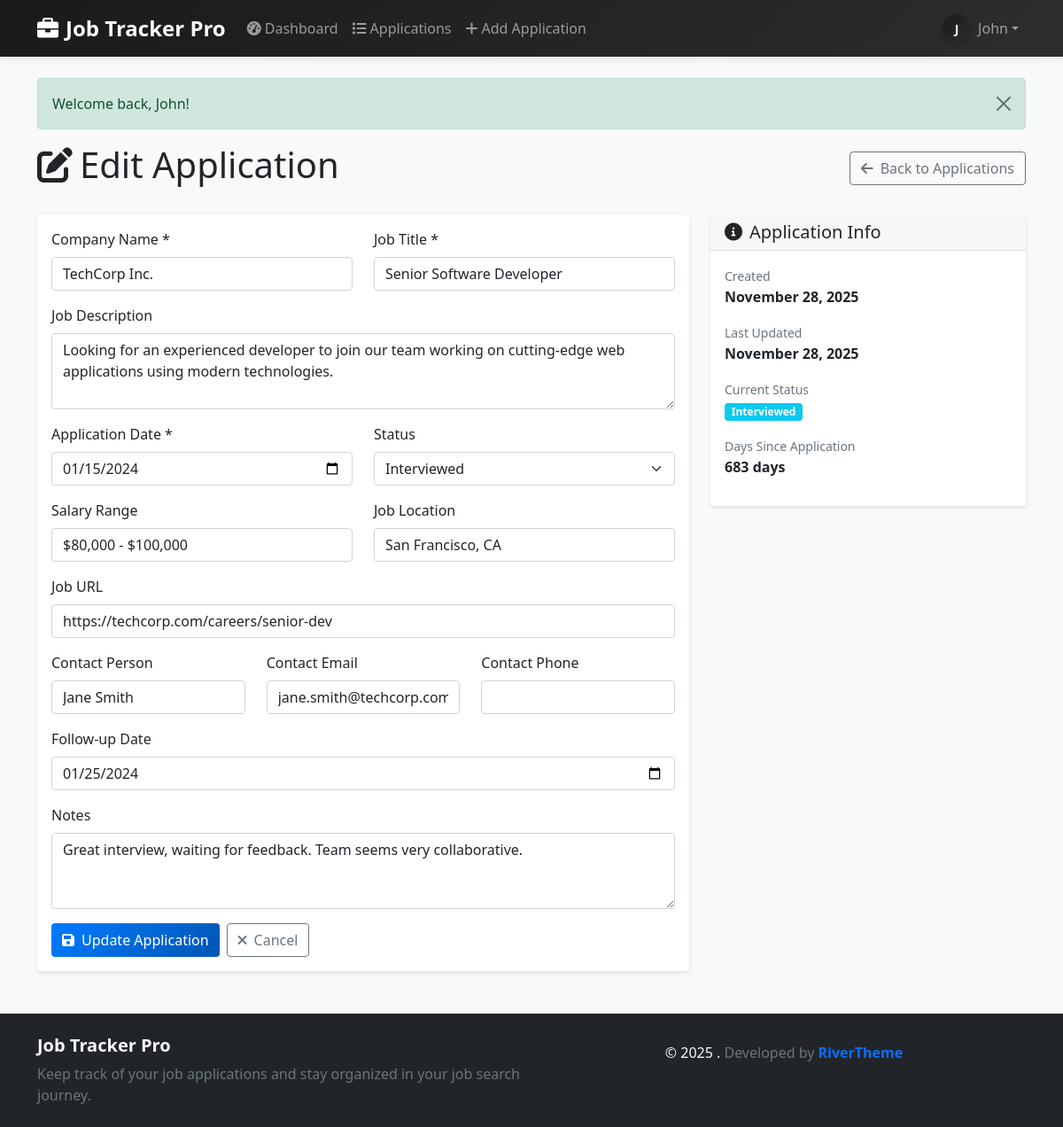
The app's page /edit_application.php?id=1 (signed in) with its own data.
### tables this page shows
CREATE TABLE IF NOT EXISTS users (
    id INT AUTO_INCREMENT PRIMARY KEY,
    username VARCHAR(50) UNIQUE NOT NULL,
    email VARCHAR(100) UNIQUE NOT NULL,
    password_hash VARCHAR(255) NOT NULL,
    first_name VARCHAR(50) NOT NULL,
    last_name VARCHAR(50) NOT NULL,
    created_at TIMESTAMP DEFAULT CURRENT_TIMESTAMP,
    updated_at TIMESTAMP DEFAULT CURRENT_TIMESTAMP ON UPDATE CURRENT_TIMESTAMP
);

CREATE TABLE IF NOT EXISTS job_applications (
    id INT AUTO_INCREMENT PRIMARY KEY,
    user_id INT NOT NULL,
    company_name VARCHAR(200) NOT NULL,
    job_title VARCHAR(200) NOT NULL,
    job_description TEXT,
    application_date DATE NOT NULL,
    status ENUM('applied', 'interview_scheduled', 'interviewed', 'offer_received', 'rejected', 'withdrawn') DEFAULT 'applied',
    salary_range VARCHAR(100),
    job_location VARCHAR(200),
    job_url VARCHAR(500),
    contact_person VARCHAR(100),
    contact_email VARCHAR(100),
    contact_phone VARCHAR(20),
    follow_up_date DATE,
    notes TEXT,
    created_at TIMESTAMP DEFAULT CURRENT_TIMESTAMP,
    updated_at TIMESTAMP DEFAULT CURRENT_TIMESTAMP ON UPDATE CURRENT_TIMESTAMP,
    FOREIGN KEY (user_id) REFERENCES users(id) ON DELETE CASCADE,
    INDEX idx_user_status (user_id, status),
    INDEX idx_application_date (application_date),
    INDEX idx_follow_up_date (follow_up_date)
);

### includes/functions.php (called while the page is built, shortened)
<?php
function isLoggedIn() {
    return isset($_SESSION['user_id']);
}
function getCurrentUserId() {
    return isset($_SESSION['user_id']) ? $_SESSION['user_id'] : null;
}
function getCurrentUser() {
    $userId = getCurrentUserId();
    try {
        $pdo = getDBConnection();
        $stmt = $pdo->prepare("SELECT * FROM users WHERE id = ?");
        $stmt->execute([$userId]);
        $user = $stmt->fetch();
        return $user ?: null;
    } catch (Exception $e) {
        return null;
    }
}
function formatDate($date) {
    return date('F j, Y', strtotime($date));
}
function getFlashMessage() {
    if (isset($_SESSION['flash_message'])) {
        $message = $_SESSION['flash_message'];
        return $message;
    }
    return null;
}
function getStatusBadgeClass($status) {
    switch ($status) {
        case 'interviewed':
            return 'bg-info';
    }
}
function getStatusDisplayName($status) {
    switch ($status) {
        case 'interviewed':
            return 'Interviewed';
    }
}
function getAllStatuses() {
    return [
        'applied' => 'Applied',
        'interview_scheduled' => 'Interview Scheduled',
        'interviewed' => 'Interviewed',
        'offer_received' => 'Offer Received',
        'rejected' => 'Rejected',
        'withdrawn' => 'Withdrawn'
    ];
}
function getApplicationById($id) {
    $pdo = getDBConnection();
    $stmt = $pdo->prepare("SELECT * FROM job_applications WHERE id = ?");
    $stmt->execute([$id]);
    return $stmt->fetch();
}
function daysSinceApplication($applicationDate) {
    $date1 = new DateTime($applicationDate);
    $date2 = new DateTime();
    $diff = $date2->diff($date1);
    return $diff->days;
}
?>

### edit_application.php (the view, shortened to what this page needs)
<?php
require_once 'includes/header.php';
$applicationId = $_GET['id'] ?? null;
$application = getApplicationById($applicationId);
?>
<div class="container">
    <div class="row">
        <div class="col-12">
            <div class="d-flex justify-content-between align-items-center mb-4">
                <h1>
                    <i class="fas fa-edit me-2"></i>Edit Application
                </h1>
                <a href="applications.php" class="btn btn-outline-secondary">
                    <i class="fas fa-arrow-left me-2"></i>Back to Applications
                </a>
            </div>
        </div>
    </div>
    <div class="row">
        <div class="col-lg-8">
            <div class="card">
                <div class="card-body">
                    <form method="POST" action="">
                        <div class="row">
                            <div class="col-md-6 mb-3">
                                <label for="company_name" class="form-label">Company Name *</label>
                                <input type="text" class="form-control" id="company_name" name="company_name" value="<?php echo htmlspecialchars($application['company_name']); ?>" required>
                            </div>
                            <div class="col-md-6 mb-3">
                                <label for="job_title" class="form-label">Job Title *</label>
                                <input type="text" class="form-control" id="job_title" name="job_title" value="<?php echo htmlspecialchars($application['job_title']); ?>" required>
                            </div>
                        </div>
                        <div class="mb-3">
                            <label for="job_description" class="form-label">Job Description</label>
                            <textarea class="form-control" id="job_description" name="job_description" rows="3"><?php echo htmlspecialchars($application['job_description']); ?></textarea>
                        </div>
                        <div class="row">
                            <div class="col-md-6 mb-3">
                                <label for="application_date" class="form-label">Application Date *</label>
                                <input type="date" class="form-control" id="application_date" name="application_date" value="<?php echo $application['application_date']; ?>" required>
                            </div>
                            <div class="col-md-6 mb-3">
                                <label for="status" class="form-label">Status</label>
                                <select class="form-select" id="status" name="status">
                                    <?php foreach (getAllStatuses() as $statusValue => $statusName): ?>
                                    <option value="<?php echo $statusValue; ?>" <?php echo $application['status'] == $statusValue ? 'selected' : ''; ?>>
                                        <?php echo $statusName; ?>
                                    </option>
                                    <?php endforeach; ?>
                                </select>
                            </div>
                        </div>
                        <div class="row">
                            <div class="col-md-6 mb-3">
                                <label for="salary_range" class="form-label">Salary Range</label>
                                <input type="text" class="form-control" id="salary_range" name="salary_range" value="<?php echo htmlspecialchars($application['salary_range']); ?>" placeholder="e.g., $50,000 - $70,000">
                            </div>
                            <div class="col-md-6 mb-3">
                                <label for="job_location" class="form-label">Job Location</label>
                                <input type="text" class="form-control" id="job_location" name="job_location" value="<?php echo htmlspecialchars($application['job_location']); ?>" placeholder="e.g., New York, NY">
                            </div>
                        </div>
                        <div class="mb-3">
                            <label for="job_url" class="form-label">Job URL</label>
                            <input type="url" class="form-control" id="job_url" name="job_url" value="<?php echo htmlspecialchars($application['job_url']); ?>" placeholder="https://example.com/job-posting">
                        </div>
                        <div class="row">
                            <div class="col-md-4 mb-3">
                                <label for="contact_person" class="form-label">Contact Person</label>
                                <input type="text" class="form-control" id="contact_person" name="contact_person" value="<?php echo htmlspecialchars($application['contact_person']); ?>">
                            </div>
                            <div class="col-md-4 mb-3">
                                <label for="contact_email" class="form-label">Contact Email</label>
                                <input type="email" class="form-control" id="contact_email" name="contact_email" value="<?php echo htmlspecialchars($application['contact_email']); ?>">
                            </div>
                            <div class="col-md-4 mb-3">
                                <label for="contact_phone" class="form-label">Contact Phone</label>
                                <input type="tel" class="form-control" id="contact_phone" name="contact_phone" value="<?php echo htmlspecialchars($application['contact_phone']); ?>">
                            </div>
                        </div>
                        <div class="mb-3">
                            <label for="follow_up_date" class="form-label">Follow-up Date</label>
                            <input type="date" class="form-control" id="follow_up_date" name="follow_up_date" value="<?php echo $application['follow_up_date']; ?>">
                        </div>
                        <div class="mb-3">
                            <label for="notes" class="form-label">Notes</label>
                            <textarea class="form-control" id="notes" name="notes" rows="3"><?php echo htmlspecialchars($application['notes']); ?></textarea>
                        </div>
                        <div class="d-flex gap-2">
                            <button type="submit" class="btn btn-primary">
                                <i class="fas fa-save me-2"></i>Update Application
                            </button>
                            <a href="applications.php" class="btn btn-outline-secondary">
                                <i class="fas fa-times me-2"></i>Cancel
                            </a>
                        </div>
                    </form>
                </div>
            </div>
        </div>
        <div class="col-lg-4">
            <div class="card">
                <div class="card-header">
                    <h5 class="mb-0">
                        <i class="fas fa-info-circle me-2"></i>Application Info
                    </h5>
                </div>
                <div class="card-body">
                    <div class="mb-3">
                        <small class="text-muted">Created</small><br>
                        <strong><?php echo formatDate($application['created_at']); ?></strong>
                    </div>
                    <div class="mb-3">
                        <small class="text-muted">Last Updated</small><br>
                        <strong><?php echo formatDate($application['updated_at']); ?></strong>
                    </div>
                    <div class="mb-3">
                        <small class="text-muted">Current Status</small><br>
                        <span class="badge <?php echo getStatusBadgeClass($application['status']); ?>">
                            <?php echo getStatusDisplayName($application['status']); ?>
                        </span>
                    </div>
                    <div class="mb-3">
                        <small class="text-muted">Days Since Application</small><br>
                        <strong><?php echo daysSinceApplication($application['application_date']); ?> days</strong>
                    </div>
                </div>
            </div>
        </div>
    </div>
</div>
<?php require_once 'includes/footer.php'; ?>

### includes/header.php (shortened to what this page needs)
<?php
require_once 'includes/functions.php';
?>
<!DOCTYPE html>
<html lang="en">
<head>
    <link href="https://cdn.jsdelivr.net/npm/bootstrap@5.1.3/dist/css/bootstrap.min.css" rel="stylesheet">
    <link href="https://cdnjs.cloudflare.com/ajax/libs/font-awesome/6.0.0/css/all.min.css" rel="stylesheet">
    <link href="assets/css/style.css" rel="stylesheet">
</head>
<body>
    <nav class="navbar navbar-expand-lg navbar-dark" style="background: linear-gradient(135deg, #1a1a1a 0%, #2d2d2d 100%); box-shadow: 0 2px 10px rgba(0,0,0,0.1);">
        <div class="container">
            <a class="navbar-brand fw-bold" href="index.php">
                <i class="fas fa-briefcase me-2"></i>Job Tracker Pro
            </a>
            <div class="collapse navbar-collapse" id="navbarNav">
                <ul class="navbar-nav me-auto">
                    <?php if (isLoggedIn()): ?>
                        <li class="nav-item">
                            <a class="nav-link <?php echo basename($_SERVER['PHP_SELF']) == 'dashboard.php' ? 'active' : ''; ?>" href="dashboard.php" style="font-weight: 500; transition: all 0.3s ease;">
                                <i class="fas fa-tachometer-alt me-1"></i>Dashboard
                            </a>
                        </li>
                        <li class="nav-item">
                            <a class="nav-link <?php echo basename($_SERVER['PHP_SELF']) == 'applications.php' ? 'active' : ''; ?>" href="applications.php" style="font-weight: 500; transition: all 0.3s ease;">
                                <i class="fas fa-list me-1"></i>Applications
                            </a>
                        </li>
                        <li class="nav-item">
                            <a class="nav-link <?php echo basename($_SERVER['PHP_SELF']) == 'add_application.php' ? 'active' : ''; ?>" href="add_application.php" style="font-weight: 500; transition: all 0.3s ease;">
                                <i class="fas fa-plus me-1"></i>Add Application
                            </a>
                        </li>
                    <?php endif; ?>
                </ul>
                <ul class="navbar-nav">
                    <?php if (isLoggedIn()): ?>
                        <?php $user = getCurrentUser(); ?>
                        <?php if ($user): ?>
                        <li class="nav-item dropdown">
                            <a class="nav-link dropdown-toggle d-flex align-items-center" href="#" id="navbarDropdown" role="button" data-bs-toggle="dropdown" aria-expanded="false">
                                <div style="width: 32px; height: 32px; border-radius: 50%; background: linear-gradient(135deg, #1a1a1a 0%, #2d2d2d 100%); display: flex; align-items: center; justify-content: center; box-shadow: 0 2px 4px rgba(0,0,0,0.2); margin-right: 8px;">
                                    <span style="color: white; font-weight: bold; font-size: 14px; text-transform: uppercase;"><?php echo strtoupper(substr($user['first_name'], 0, 1)); ?></span>
                                </div>
                                <span><?php echo htmlspecialchars($user['first_name']); ?></span>
                            </a>
                        </li>
                        <?php endif; ?>
                    <?php endif; ?>
                </ul>
            </div>
        </div>
    </nav>
    <main class="container-fluid mt-4">
        <?php
        $flashMessage = getFlashMessage();
        if ($flashMessage):
        ?>
        <div class="container">
            <div class="alert alert-<?php echo $flashMessage['type'] == 'error' ? 'danger' : $flashMessage['type']; ?> alert-dismissible fade show" role="alert">
                <?php echo htmlspecialchars($flashMessage['message']); ?>
                <button type="button" class="btn-close" data-bs-dismiss="alert"></button>
            </div>
        </div>
        <?php endif; ?>

### assets/css/style.css (style rules this page uses)
body { background-color: #f8f9fa; min-height: 100vh; display: flex; flex-direction: column; }
.navbar { box-shadow: 0 2px 10px rgba(0,0,0,0.1); }
.navbar-brand { font-weight: bold; font-size: 1.5rem; }
.nav-link { font-weight: 500; transition: all 0.3s ease; }
main { flex: 1; }
.navbar-brand { font-weight: bold; }
.card { transition: transform 0.2s ease-in-out, box-shadow 0.2s ease-in-out; border: none; box-shadow: 0 2px 4px rgba(0,0,0,0.1); }
.btn-primary { background: linear-gradient(135deg, #007bff 0%, #0056b3 100%); border: none; }

### records on screen
users: first_name "J", first_name "John"
job_applications: company_name "TechCorp Inc.", job_title "Senior Software Developer", job_description "Looking for an experienced developer to join our team working on cutting-edge web applications using modern technologies.", application_date "01/15/2024", status "Interviewed", salary_range "$80,000 - $100,000", job_location "San Francisco, CA", job_url "https://techcorp.com/careers/senior-dev", contact_person "Jane Smith", contact_email "jane.smith@techcorp.com", follow_up_date "01/25/2024", notes "Great interview, waiting for feedback. Team seems very collaborative.", created_at "November 28, 2025", updated_at "November 28, 2025", application_date "683"

### other values on screen
$flashMessage['message'] "Welcome back, John!"
